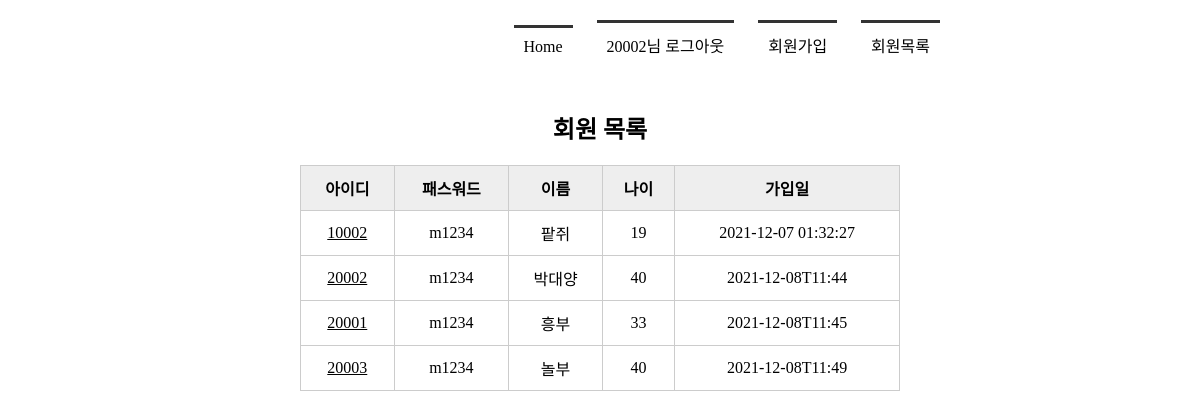
The page /memberlist/ (signed in) on the database its author committed.
### tables this page shows
CREATE TABLE member(
    mid         CHAR(5)         PRIMARY KEY,           
    passwd      CHAR(8)         NOT NULL,
    name        TEXT            NOT NULL,
    age         INTEGER,
    regDate     DATETIME DEFAULT CURRENT_TIMESTAMP
          );

### app.py (the view)
@app.route('/memberlist/')
def memberlist():
    conn = getconn()
    cur = conn.cursor()
    sql = "SELECT * FROM member"
    cur.execute(sql)
    rs = cur.fetchall()     #db에서 가져온 데이터
    conn.close()
    if 'userID' in session:     #session에 userID가 존재하면
        ssid = session.get('userID')    #session을 가져옴
        return render_template('memberlist.html', ssid=ssid, rs = rs)
    else:
        return render_template('memberlist.html', rs=rs)    #받은 db를 다시 html로 보냄

### app.py (called while the page is built)
def getconn():
    conn = sqlite3.connect('./memberdb.db')
    return conn

### templates/memberlist.html (shortened to what this page needs)
<!DOCTYPE html>
<html lang="en">
<head>
    <link rel = "stylesheet" href="{{ url_for('static', filename='css/style.css') }}">
</head>
<body>
    <div id ="container">
        {% include 'navbar.html' %}
        <section>
            <h1>회원 목록</h1>
            <table>
                <tr>
                    <th>아이디</th>
                    <th>패스워드</th>
                    <th>이름</th>
                    <th>나이</th>
                    <th>가입일</th>
                </tr>
                {% for i in rs %}
                <tr>
                    <td><a href = "{{ url_for('member_view', id = i[0]) }}">{{ i[0] }}</a></td>
                    <td>{{ i[1] }}</td>
                    <td>{{ i[2] }}</td>
                    <td>{{ i[3] }}</td>
                    <td>{{ i[4] }}</td>
                </tr>
                {% endfor %}
            </table>
        </section>
    </div>
</body>
</html>

### static/css/style.css (style rules this page uses)
* { margin: 0; padding:0; }
#container { width: 1000px; margin: 10px auto; }
section { text-align: center; }
section table { width : 600px; border-collapse: collapse; }
section h1 { margin-bottom: 20px; }
section table, th, td { border: 1px solid #ccc; margin: 0 auto; padding: 10px; }
section table th { background-color: #eee }
section table a { color: black }

### rows shown on the page
member: mid "10002", passwd "m1234", name "팥쥐", age "19", regDate "2021-12-07 01:32:27"
member: mid "20002", passwd "m1234", name "박대양", age "40", regDate "2021-12-08T11:44"
member: mid "20001", passwd "m1234", name "흥부", age "33", regDate "2021-12-08T11:45"
member: mid "20003", passwd "m1234", name "놀부", age "40", regDate "2021-12-08T11:49"

### other values the page prints
{{ ssid }} "20002"
